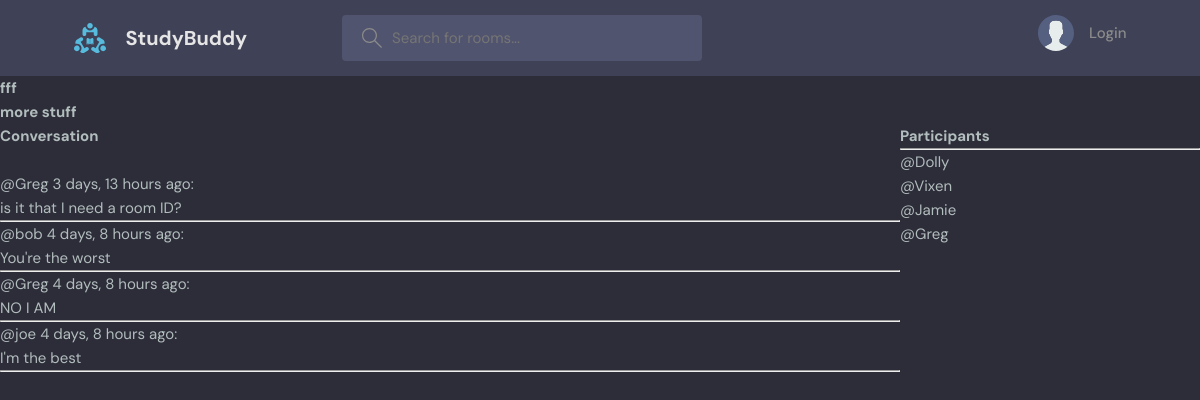
/room/16/, run on an earlier commit of the app's database.
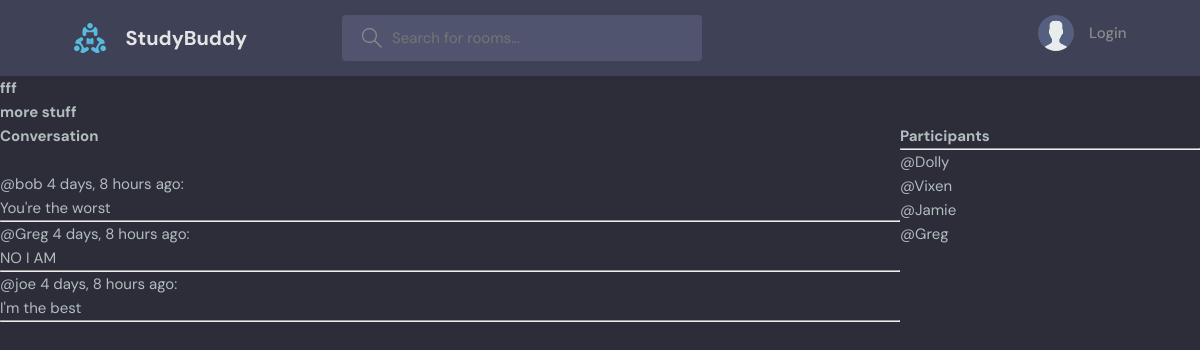
And on a later commit of the database.
### base/models.py (models this page shows, shortened)
class Room(models.Model):
    host = models.ForeignKey(User, on_delete=models.SET_NULL, null=True) # On delete of the user, this field is set
    topic = models.ForeignKey(Topic, on_delete=models.SET_NULL, null=True)
    name = models.CharField(max_length=200)
    description = models.TextField(null=True, blank=True)  # the null input arguments allow the database to have a
    participants = models.ManyToManyField(User, related_name='participants', blank=True)
    updated = models.DateTimeField(auto_now=True)  # Any time the save method is called, this will auto populate
    created = models.DateTimeField(auto_now_add=True)  # The difference between auto_now and auto_add_now is that
    class Meta:
        ordering = ['-updated', '-created']

class Message(models.Model):
    user = models.ForeignKey(User, on_delete=models.CASCADE)
    room = models.ForeignKey(Room, on_delete=models.CASCADE)  # Cascade means if the foreign key is deleted, this
    body = models.TextField()
    updated = models.DateTimeField(auto_now=True)
    created = models.DateTimeField(auto_now_add=True)
    class Meta:
        ordering = ['-updated', '-created']

### base/views.py (the view, shortened to what this page needs)
# urls.py: path('room/<str:pk>/', views.room, name="room"),
def room(request, pk):
    room = Room.objects.get(id=pk)
    messages = room.message_set.all().order_by('-created')  # This is the most important thing about django query
    participants = room.participants.all()
    if request.user.is_authenticated:
        user_messages = request.user.message_set.all().order_by('-created')  # Here's an example of getting all user
    else:
        user_messages = None
    context = {'room': room, 'room_messages': messages, 'user_messages': user_messages, 'participants': participants}
    return render(request, 'Base/Room.html', context)

### base/Templates/Base/Room.html (shortened to what this page needs)
{% extends 'MainTemplate.html' %}
{% block content %}
<h1>{{room.name}}</h1>
<h2>{{room.description}}</h2>
<div class="room-wrapper">
    <div class="comment-wrapper">
        <h3>Conversation</h3>
        <br>
        {% for message in room_messages %}
        <div>
            <small>@{{message.user}} {{message.created|timesince}} ago:</small>
            <p>{{message.body}}
            </p>
            <hr>
        </div>
        {% endfor %}
    </div>
    <div>
        <h3>Participants</h3>
        <hr>
        {% for user in participants %}
        <p>@{{user.username}}</p>
        {% endfor %}
    </div>
</div>
{% endblock %}

### Templates/MainTemplate.html (shortened to what this page needs)
<!DOCTYPE html>
{% load static %}
<html lang="en">
  <head>
    <link rel="stylesheet" href="{% static 'styles/style.css' %}" />
  </head>
  <body>
    {% include 'Navbar.html' %}
    {% block content%}
    {% endblock %}
  </body>
</html>

### Templates/Navbar.html (shortened to what this page needs)
{% load static %}
<header class="header header--loggedIn">
      <div class="container">
        <a href="{% url 'home' %}" class="header__logo">
          <img src="{% static 'images/logo.svg' %}" />
          <h1>StudyBuddy</h1>
        </a>
        <form class="header__search" method="GET" action="{% url 'home' %}">
          <label>
            <input placeholder="Search for rooms..." name="q"/>
          </label>
        </form>
        <nav class="header__menu">
          {% if request.user.is_authenticated %}
          <div class="header__user">
            <a href="profile.html">
              <div class="avatar avatar--medium active">
                <img src="https://randomuser.me/api/portraits/men/37.jpg" />
              </div>
              <p>{{request.user.username}} <span>@{{request.user.username}}</span></p>
            </a>
            <button class="dropdown-button">
              <svg version="1.1" xmlns="http://www.w3.org/2000/svg" width="32" height="32" viewBox="0 0 32 32">
                <title>chevron-down</title>
                <path d="M16 21l-13-13h-3l16 16 16-16h-3l-13 13z"></path>
              </svg>
            </button>
          </div>
          <div class="dropdown-menu">
            <a href="settings.html" class="dropdown-link"
              ><svg version="1.1" xmlns="http://www.w3.org/2000/svg" width="32" height="32" viewBox="0 0 32 32">
                <title>tools</title>
                <path
                  d="M27.465 32c-1.211 0-2.35-0.471-3.207-1.328l-9.392-9.391c-2.369 0.898-4.898 0.951-7.355 0.15-3.274-1.074-5.869-3.67-6.943-6.942-0.879-2.682-0.734-5.45 0.419-8.004 0.135-0.299 0.408-0.512 0.731-0.572 0.32-0.051 0.654 0.045 0.887 0.277l5.394 5.395 3.586-3.586-5.394-5.395c-0.232-0.232-0.336-0.564-0.276-0.887s0.272-0.596 0.572-0.732c2.552-1.152 5.318-1.295 8.001-0.418 3.274 1.074 5.869 3.67 6.943 6.942 0.806 2.457 0.752 4.987-0.15 7.358l9.392 9.391c0.844 0.842 1.328 2.012 1.328 3.207-0 2.5-2.034 4.535-4.535 4.535zM15.101 19.102c0.26 0 0.516 0.102 0.707 0.293l9.864 9.863c0.479 0.479 1.116 0.742 1.793 0.742 1.398 0 2.535-1.137 2.535-2.535 0-0.668-0.27-1.322-0.742-1.793l-9.864-9.863c-0.294-0.295-0.376-0.74-0.204-1.119 0.943-2.090 1.061-4.357 0.341-6.555-0.863-2.631-3.034-4.801-5.665-5.666-1.713-0.561-3.468-0.609-5.145-0.164l4.986 4.988c0.391 0.391 0.391 1.023 0 1.414l-5 5c-0.188 0.188-0.441 0.293-0.707 0.293s-0.52-0.105-0.707-0.293l-4.987-4.988c-0.45 1.682-0.397 3.436 0.164 5.146 0.863 2.631 3.034 4.801 5.665 5.666 2.2 0.721 4.466 0.604 6.555-0.342 0.132-0.059 0.271-0.088 0.411-0.088z"
                ></path>
              </svg>
              Settings</a>
            <a href="{% url 'logout'%}" class="dropdown-link"
              ><svg version="1.1" xmlns="http://www.w3.org/2000/svg" width="32" height="32" viewBox="0 0 32 32">
                <title>sign-out</title>
                <path
                  d="M3 0h22c0.553 0 1 0 1 0.553l-0 3.447h-2v-2h-20v28h20v-2h2l0 3.447c0 0.553-0.447 0.553-1 0.553h-22c-0.553 0-1-0.447-1-1v-30c0-0.553 0.447-1 1-1z"
                ></path>
                <path
                  d="M21.879 21.293l1.414 1.414 6.707-6.707-6.707-6.707-1.414 1.414 4.293 4.293h-14.172v2h14.172l-4.293 4.293z"
                ></path>
              </svg>
              Logout</a>
            {% else %}
          <a href="{% url 'login' %}">
            <img src="{% static 'images/avatar.svg' %}" />
            <p>Login</p>
          </a>
            {% endif %}
          </div>
    </header>

### Static/styles/style.css (style rules this page uses)
:root { --color-main: #71c6dd; --color-main-light: #e1f6fb; --color-dark: #3f4156; --color-dark-medium: #51546e; --color-dark-light: #696d97; --color-light: #e5e5e5; --color-gray: #8b8b8b; --color-light-gray: #b2bdbd; --color-bg: #2d2d39; --color-success: #5dd693; --color-error: #fc4b0b; }
* { font-family: "DM Sans", -apple-system, BlinkMacSystemFont, "Segoe UI", Roboto, Oxygen, Ubuntu, Cantarell, "Open Sans", "Helvetica Neue", sans-serif; margin: 0; padding: 0; box-sizing: border-box; text-rendering: optimizeLegibility; font-size: inherit; }
html { font-size: 56.25%; }
@media only screen and (min-width: 1200px) { html { font-size: 62.5%; } }
body { line-height: 1.6; font-weight: 400; font-size: 1.5rem; color: var(--color-light-gray); background-color: var(--color-bg); min-height: 100vh; }
img { width: 100%; }
a { display: inline-block; color: var(--color-main); text-decoration: none; }
.container { max-width: 120rem; width: 90%; margin: auto; }
.header { padding: 1.5rem; background-color: var(--color-dark); }
.header > .container { display: flex; gap: 9.5rem; }
.header__logo, .header__user { display: flex; gap: 2rem; align-items: center; }
.header__logo > img { height: 3.2rem; width: 3.2rem; }
.header__logo > h1 { font-weight: 700; font-size: 2rem; color: var(--color-light); }
.header__search > label { background-color: var(--color-dark-medium); padding: 1.3rem 1rem; display: flex; align-items: center; gap: 1rem; border-radius: 4px; }
.header__search svg { fill: var(--color-gray); width: 2rem; height: 2rem; margin-left: 1rem; }
.header__search input { width: 30rem; background: transparent; border: none; outline: none; color: var(--color-light); }
.header__menu { margin-left: auto; position: relative; }
.header__menu a { display: flex; gap: 1.5rem; align-items: center; font-weight: 500; text-decoration: none; color: var(--color-gray); }
.header__menu img { height: 3.6rem; }
.header__menu p { line-height: 1.2; }

### base/Templates/Base/Room.html (style rules this page uses)
.room-wrapper { display: grid; grid-template-columns: 3fr 1fr; }

What changed in the data, as far as the page shows it:
removed Message: user "Greg", created "3 days, 13 hours", body "is it that I need a room ID?"
